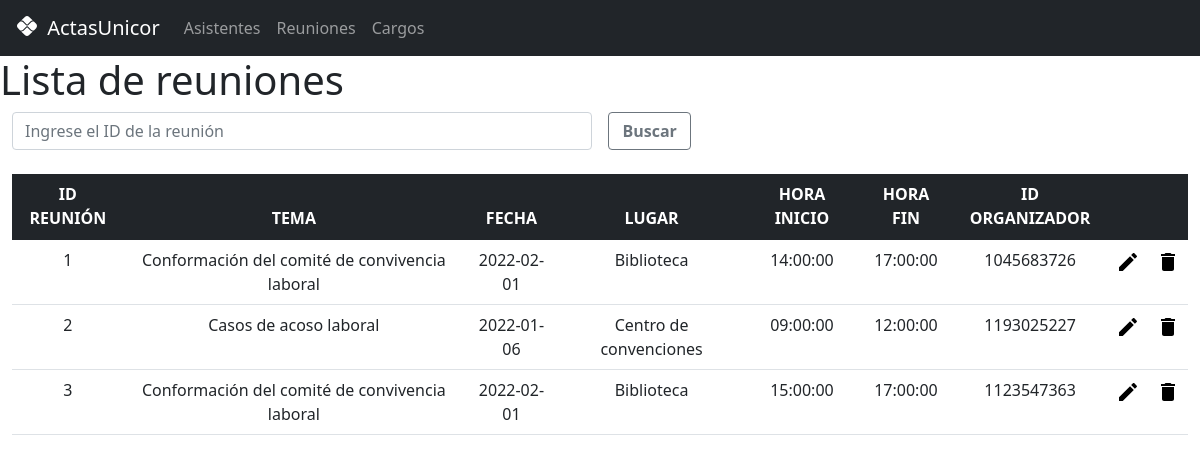
/reunion/listar.php, run on the app's committed database.
### tables this page shows
CREATE TABLE `reuniones` (
  `idreunion` int(11) NOT NULL,
  `tema` varchar(50) NOT NULL,
  `fecha` date NOT NULL,
  `lugar` varchar(30) NOT NULL,
  `idorganizador` varchar(10) NOT NULL,
  `hora_inicio` time NOT NULL,
  `hora_fin` time NOT NULL
);

### reunion/form-actualizar.php (the view, shortened to what this page needs)
<!DOCTYPE html>
<html lang="en">
<head>
    <link rel="stylesheet" href="../bootstrap/css/bootstrap.min.css">
    <link rel="stylesheet" href="../css/styles.css">
</head>
<body>
</body>
</html>

### reunion/listar.php (shortened to what this page needs)
<!DOCTYPE html>
<html lang="en">
<head>
    <link rel="stylesheet" href="../bootstrap/css/bootstrap.min.css">
</head>
<body>
<nav class="navbar navbar-expand-lg navbar-dark bg-dark">
  <div class="container-fluid">
    <a class="navbar-brand" href="#">
      <img src="../img/pix_white_24dp.svg" alt="" width="30" height="24" class="d-inline-block align-text-top">
      ActasUnicor
    </a>
    <div class="collapse navbar-collapse" id="navbarNavAltMarkup">
      <div class="navbar-nav">
        <a class="nav-link" href="../participante/listar.php">Asistentes</a>
        <a class="nav-link" href="../reunion/listar.php">Reuniones</a>
        <a class="nav-link" href="#">Cargos</a>
      </div>
    </div>
  </div>
</nav>
<?php
echo "<h1>Lista de reuniones</h1>";
?>
<div class="container-xxl">
<form action="buscar.php" method="post" class="row g-3 lead">
            <div class="col-md-6">
              <input type="text" name="id" class="form-control" placeholder="Ingrese el ID de la reunión">
            </div>
            <div class="d-grid gap-2 col-1">
              <button type="submit" class="btn btn-outline-secondary fw-bold">Buscar</button>
            </div>
</form>
<br>
<table class="table">
  <thead class="table-dark">
    <tr class="text-center">
      <th scope="col">ID REUNIÓN</th>
      <th scope="col">TEMA</th>
      <th scope="col">FECHA</th>
      <th scope="col">LUGAR</th>
      <th scope="col">HORA INICIO</th>
      <th scope="col">HORA FIN</th>
      <th scope="col">ID ORGANIZADOR</th>
      <th scope="col"></th>
      <th scope="col"></th>
    </tr>
  </thead>
  <tbody>
  <?php
     try {
      $conexion = new PDO('mysql:host=127.0.0.1:33065;dbname=actasunicor;charset=utf8', 'root', '');
      $sql = "SELECT * FROM reuniones";
      $res = $conexion->query($sql);
      foreach($res as $fila) {?>
          <tr class="text-center">
          <td><?php echo $fila['idreunion']; ?></td>
          <td><?php echo $fila['tema']; ?></td>
          <td><?php echo $fila['fecha']; ?></td>
          <td><?php echo $fila['lugar']; ?></td>
          <td><?php echo $fila['hora_inicio']; ?></td>
          <td><?php echo $fila['hora_fin']; ?></td>
          <td><?php echo $fila['idorganizador']; ?></td>
          <td><a href="" data-bs-toggle="modal" data-bs-target="#editReunion<?php echo $fila['idreunion']; ?>"><img src="../img/edit_black_24dp.svg"></a></td>
          <td><a href="" data-bs-toggle="modal" data-bs-target="#deleteReunion<?php echo $fila['idreunion']; ?>"><img src="../img/delete_black_24dp.svg"></a></td>
          </tr>
          <?php
          include('form-actualizar.php');
      }
  } catch (PDOException $e) {
      print "¡Error!: " . $e->getMessage() . "<br/>";
      die();
  }
    ?>
  </tbody>
</table>
</div>
</body>
</html>

### data on the page
reuniones: idreunion "1", tema "Conformación del comité de convivencia laboral", fecha "2022-02-01", lugar "Biblioteca", hora_inicio "14:00:00", hora_fin "17:00:00", idorganizador "1045683726"
reuniones: idreunion "2", tema "Casos de acoso laboral", fecha "2022-01-06", lugar "Centro de convenciones", hora_inicio "09:00:00", hora_fin "12:00:00", idorganizador "1193025227"
reuniones: idreunion "3", tema "Conformación del comité de convivencia laboral", fecha "2022-02-01", lugar "Biblioteca", hora_inicio "15:00:00", hora_fin "17:00:00", idorganizador "1123547363"
